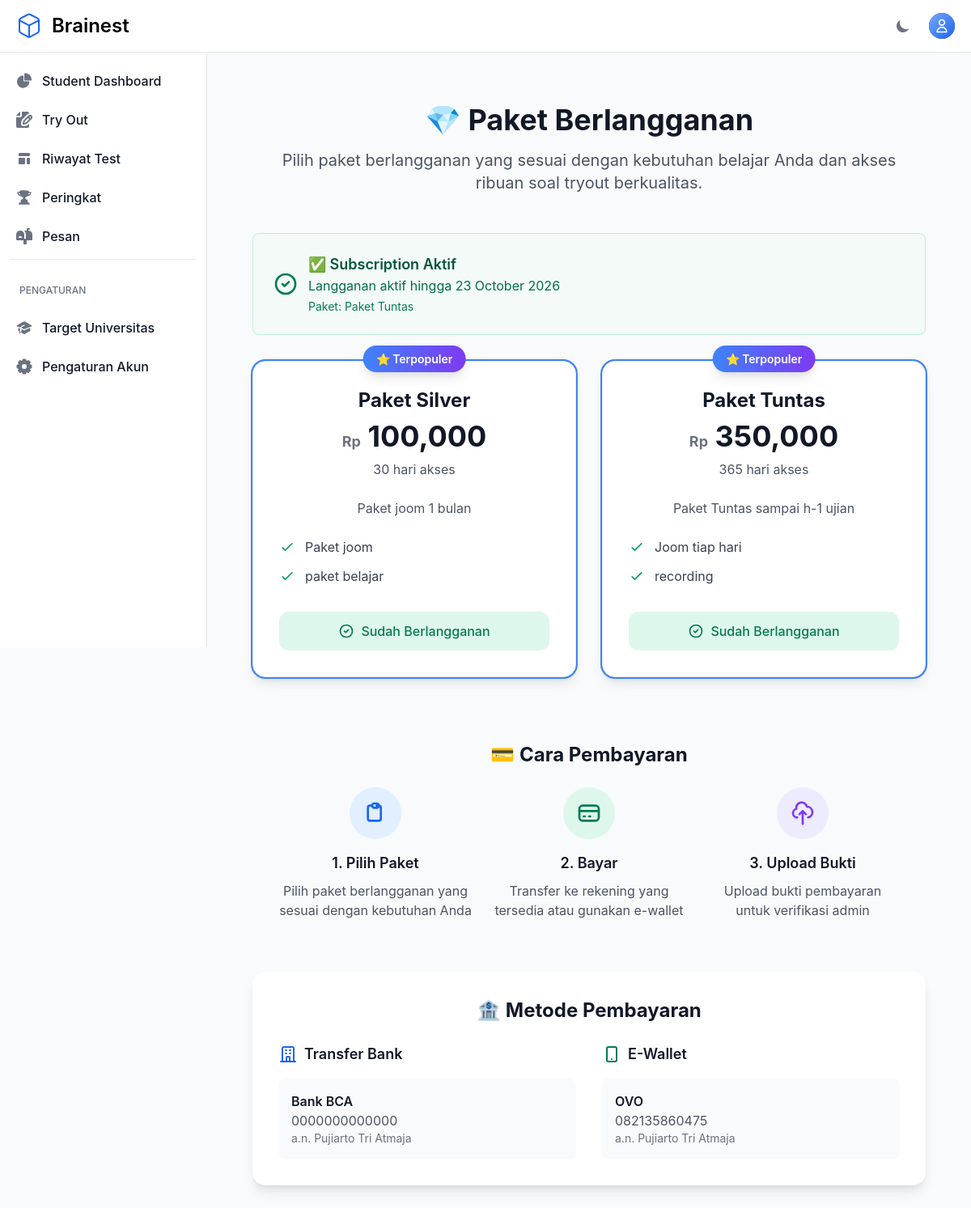
/subscription/packages/ (signed in), run on the app's committed database.
### otosapp/models.py (models this page shows, shortened)
class SubscriptionPackage(models.Model):
    name = models.CharField(max_length=100, verbose_name="Nama Paket")
    description = models.TextField(verbose_name="Deskripsi Paket")
    features = models.TextField(help_text="Fitur-fitur yang tersedia (satu per baris)", verbose_name="Fitur")
    price = models.DecimalField(max_digits=10, decimal_places=2, verbose_name="Harga")
    duration_days = models.IntegerField(verbose_name="Durasi (hari)")
    is_active = models.BooleanField(default=True, verbose_name="Aktif")
    created_at = models.DateTimeField(auto_now_add=True)
    updated_at = models.DateTimeField(auto_now=True)
    access_level = models.CharField(
        max_length=20,
        choices=AccessLevel.choices,
        default=AccessLevel.SILVER,
        help_text="Tentukan tier akses yang diberikan paket ini"
    )
    is_featured = models.BooleanField(default=False, verbose_name="Paket Unggulan")
    class Meta:
        verbose_name = "Paket Berlangganan"
        verbose_name_plural = "Paket Berlangganan"
        ordering = ['price']
    def get_features_list(self):
        return [feature.strip() for feature in self.features.split('\n') if feature.strip()]

class PaymentMethod(models.Model):
    PAYMENT_TYPES = [
        ('bank', 'Transfer Bank'),
        ('ewallet', 'E-Wallet'),
        ('other', 'Lainnya'),
    ]
    name = models.CharField(max_length=100, verbose_name="Nama Metode Pembayaran")
    payment_type = models.CharField(max_length=10, choices=PAYMENT_TYPES, default='bank', verbose_name="Jenis Pembayaran")
    account_number = models.CharField(max_length=50, verbose_name="Nomor Rekening/Akun")
    account_name = models.CharField(max_length=100, verbose_name="Nama Pemilik Rekening")
    is_active = models.BooleanField(default=True, verbose_name="Aktif")
    created_at = models.DateTimeField(auto_now_add=True)
    updated_at = models.DateTimeField(auto_now=True)
    class Meta:
        verbose_name = "Metode Pembayaran"
        verbose_name_plural = "Metode Pembayaran"
        ordering = ['payment_type', 'name']

### otosapp/views.py (the view)
# urls.py: path('subscription/packages/', views.subscription_packages, name='subscription_packages'),
def subscription_packages(request):
    packages = SubscriptionPackage.objects.filter(is_active=True).annotate(
        access_level_order=Case(
            When(access_level=AccessLevel.SILVER, then=0),
            When(access_level=AccessLevel.GOLD, then=1),
            When(access_level=AccessLevel.TUNTAS, then=2),
            When(access_level=AccessLevel.VISITOR, then=3),
            default=4,
            output_field=IntegerField(),
        )
    ).order_by('access_level_order', 'price')
    payment_methods = PaymentMethod.objects.filter(is_active=True).order_by('payment_type', 'name')
    pending_payment = None
    if request.user.is_authenticated:
        pending_payment = PaymentProof.objects.filter(
            user=request.user,
            status='pending'
        ).first()
        user_access_level = request.user.get_access_level() if hasattr(request.user, 'get_access_level') else AccessLevel.VISITOR
    else:
        user_access_level = AccessLevel.VISITOR
    context = {
        'packages': packages,
        'payment_methods': payment_methods,
        'pending_payment': pending_payment,
        'access_level_choices': [
            (value, label) for value, label in AccessLevel.choices if value != AccessLevel.VISITOR
        ],
        'user_access_level': user_access_level,
        'user_access_level_label': _get_access_level_label(user_access_level),
    }
    if request.user.is_authenticated:
        context['subscription_status'] = request.user.get_subscription_status()
    return render(request, 'subscription/packages.html', context)

### otosapp/templates/subscription/packages.html (shortened to what this page needs)
{% extends 'base.html' %}
{% load humanize %}
{% block content %}
<div class="max-w-7xl mx-auto px-4 sm:px-6 lg:px-8 py-8">
    <div class="text-center mb-12">
        <h1 class="text-4xl font-bold text-gray-900 dark:text-white mb-4">
            💎 Paket Berlangganan
        </h1>
        <p class="text-xl text-gray-600 dark:text-gray-400 max-w-3xl mx-auto">
            Pilih paket berlangganan yang sesuai dengan kebutuhan belajar Anda dan akses ribuan soal tryout berkualitas.
        </p>
    </div>
    {% if user.is_authenticated %}
        {% if subscription_status.status == 'active' %}
        <div class="bg-green-50 border border-green-200 rounded-lg p-6 mb-8 dark:bg-green-900/20 dark:border-green-800">
            <div class="flex items-center">
                <div class="flex-shrink-0">
                    <svg class="w-8 h-8 text-green-600 dark:text-green-400" fill="none" stroke="currentColor" viewBox="0 0 24 24">
                        <path stroke-linecap="round" stroke-linejoin="round" stroke-width="2" d="M9 12l2 2 4-4m6 2a9 9 0 11-18 0 9 9 0 0118 0z"/>
                    </svg>
                </div>
                <div class="ml-3">
                    <h3 class="text-lg font-semibold text-green-800 dark:text-green-200">✅ Subscription Aktif</h3>
                    <p class="text-green-700 dark:text-green-300">{{ subscription_status.message }}</p>
                    <p class="text-sm text-green-600 dark:text-green-400 mt-1">Paket: {{ subscription_status.package.name }}</p>
                </div>
            </div>
        </div>
        {% endif %}
    {% endif %}
    <div class="grid grid-cols-1 md:grid-cols-2 lg:grid-cols-{% if packages|length == 4 %}4{% elif packages|length == 3 %}3{% else %}2{% endif %} gap-8 mb-12">
        {% for package in packages %}
        <div class="relative bg-white dark:bg-gray-800 rounded-2xl shadow-lg border border-gray-200 dark:border-gray-700 hover:shadow-xl transition-all duration-300 {% if package.is_featured %}ring-2 ring-blue-500 dark:ring-blue-400{% endif %}">
            {% if package.is_featured %}
            <div class="absolute -top-4 left-1/2 transform -translate-x-1/2">
                <span class="bg-gradient-to-r from-blue-500 to-purple-600 text-white px-4 py-2 rounded-full text-sm font-semibold shadow-lg">
                    ⭐ Terpopuler
                </span>
            </div>
            {% endif %}
            <div class="p-8">
                <div class="text-center mb-6">
                    <h3 class="text-2xl font-bold text-gray-900 dark:text-white mb-2">{{ package.name }}</h3>
                    <div class="text-4xl font-bold text-gray-900 dark:text-white mb-2">
                        <span class="text-lg text-gray-500 dark:text-gray-400">Rp</span>
                        {{ package.price|floatformat:0|intcomma }}
                    </div>
                    <p class="text-gray-600 dark:text-gray-400">{{ package.duration_days }} hari akses</p>
                </div>
                <div class="mb-6">
                    <p class="text-gray-600 dark:text-gray-400 text-center">{{ package.description }}</p>
                </div>
                <div class="mb-8">
                    <ul class="space-y-3">
                        {% for feature in package.get_features_list %}
                        <li class="flex items-center">
                            <svg class="w-5 h-5 text-green-500 mr-3 flex-shrink-0" fill="none" stroke="currentColor" viewBox="0 0 24 24">
                                <path stroke-linecap="round" stroke-linejoin="round" stroke-width="2" d="M5 13l4 4L19 7"/>
                            </svg>
                            <span class="text-gray-700 dark:text-gray-300">{{ feature }}</span>
                        </li>
                        {% endfor %}
                    </ul>
                </div>
                <div class="text-center">
                    {% if user.is_authenticated %}
                        {% if user.is_visitor %}
                            {% if not pending_payment %}
                            <a href="{% url 'upload_payment_proof' package.id %}"
                               class="w-full inline-flex items-center justify-center px-6 py-3 text-base font-medium text-white bg-gradient-to-r {% if package.is_featured %}from-blue-500 to-purple-600 hover:from-blue-600 hover:to-purple-700{% else %}from-gray-600 to-gray-700 hover:from-gray-700 hover:to-gray-800{% endif %} rounded-xl shadow-lg hover:shadow-xl transition-all duration-300 transform hover:scale-105">
                                <svg class="w-5 h-5 mr-2" fill="none" stroke="currentColor" viewBox="0 0 24 24">
                                    <path stroke-linecap="round" stroke-linejoin="round" stroke-width="2" d="M3 10h18M7 15h1m4 0h1m-7 4h12a3 3 0 003-3V8a3 3 0 00-3-3H6a3 3 0 00-3 3v8a3 3 0 003 3z"/>
                                </svg>
                                Bayar Sekarang
                            </a>
                            {% else %}
                            <button disabled class="w-full inline-flex items-center justify-center px-6 py-3 text-base font-medium text-gray-400 bg-gray-200 dark:bg-gray-700 rounded-xl cursor-not-allowed">
                                <svg class="w-5 h-5 mr-2" fill="none" stroke="currentColor" viewBox="0 0 24 24">
                                    <path stroke-linecap="round" stroke-linejoin="round" stroke-width="2" d="M12 8v4l3 3m6-3a9 9 0 11-18 0 9 9 0 0118 0z"/>
                                </svg>
                                Menunggu Verifikasi
                            </button>
                            {% endif %}
                        {% elif user.is_student %}
                            {% if subscription_status.status == 'active' %}
                            <button disabled class="w-full inline-flex items-center justify-center px-6 py-3 text-base font-medium text-green-600 bg-green-100 dark:bg-green-900 dark:text-green-300 rounded-xl cursor-not-allowed">
                                <svg class="w-5 h-5 mr-2" fill="none" stroke="currentColor" viewBox="0 0 24 24">
                                    <path stroke-linecap="round" stroke-linejoin="round" stroke-width="2" d="M9 12l2 2 4-4m6 2a9 9 0 11-18 0 9 9 0 0118 0z"/>
                                </svg>
                                Sudah Berlangganan
                            </button>
                            {% endif %}
                        {% else %}
                            <button disabled class="w-full inline-flex items-center justify-center px-6 py-3 text-base font-medium text-gray-400 bg-gray-200 dark:bg-gray-700 rounded-xl cursor-not-allowed">
                                Hanya untuk Student/Visitor
                            </button>
                        {% endif %}
                    {% endif %}
                </div>
            </div>
        </div>
        {% endfor %}
    </div>
    <div class="bg-gray-50 dark:bg-gray-900 rounded-2xl p-8 mb-8">
        <h3 class="text-2xl font-bold text-gray-900 dark:text-white mb-6 text-center">
            💳 Cara Pembayaran
        </h3>
        <div class="grid grid-cols-1 md:grid-cols-3 gap-6">
            <div class="text-center">
                <div class="w-16 h-16 bg-blue-100 dark:bg-blue-900 rounded-full flex items-center justify-center mx-auto mb-4">
                    <svg class="w-8 h-8 text-blue-600 dark:text-blue-400" fill="none" stroke="currentColor" viewBox="0 0 24 24">
                        <path stroke-linecap="round" stroke-linejoin="round" stroke-width="2" d="M9 5H7a2 2 0 00-2 2v10a2 2 0 002 2h8a2 2 0 002-2V7a2 2 0 00-2-2h-2M9 5a2 2 0 002 2h2a2 2 0 002-2M9 5a2 2 0 012-2h2a2 2 0 012 2"/>
                    </svg>
                </div>
                <h4 class="text-lg font-semibold text-gray-900 dark:text-white mb-2">1. Pilih Paket</h4>
                <p class="text-gray-600 dark:text-gray-400">Pilih paket berlangganan yang sesuai dengan kebutuhan Anda</p>
            </div>
            <div class="text-center">
                <div class="w-16 h-16 bg-green-100 dark:bg-green-900 rounded-full flex items-center justify-center mx-auto mb-4">
                    <svg class="w-8 h-8 text-green-600 dark:text-green-400" fill="none" stroke="currentColor" viewBox="0 0 24 24">
                        <path stroke-linecap="round" stroke-linejoin="round" stroke-width="2" d="M3 10h18M7 15h1m4 0h1m-7 4h12a3 3 0 003-3V8a3 3 0 00-3-3H6a3 3 0 00-3 3v8a3 3 0 003 3z"/>
                    </svg>
                </div>
                <h4 class="text-lg font-semibold text-gray-900 dark:text-white mb-2">2. Bayar</h4>
                <p class="text-gray-600 dark:text-gray-400">Transfer ke rekening yang tersedia atau gunakan e-wallet</p>
            </div>
            <div class="text-center">
                <div class="w-16 h-16 bg-purple-100 dark:bg-purple-900 rounded-full flex items-center justify-center mx-auto mb-4">
                    <svg class="w-8 h-8 text-purple-600 dark:text-purple-400" fill="none" stroke="currentColor" viewBox="0 0 24 24">
                        <path stroke-linecap="round" stroke-linejoin="round" stroke-width="2" d="M7 16a4 4 0 01-.88-7.903A5 5 0 1115.9 6L16 6a5 5 0 011 9.9M15 13l-3-3m0 0l-3 3m3-3v12"/>
                    </svg>
                </div>
                <h4 class="text-lg font-semibold text-gray-900 dark:text-white mb-2">3. Upload Bukti</h4>
                <p class="text-gray-600 dark:text-gray-400">Upload bukti pembayaran untuk verifikasi admin</p>
            </div>
        </div>
    </div>
    <div class="bg-white dark:bg-gray-800 rounded-2xl p-8 shadow-lg">
        <h3 class="text-2xl font-bold text-gray-900 dark:text-white mb-6 text-center">
            🏦 Metode Pembayaran
        </h3>
        {% if payment_methods %}
            {% regroup payment_methods by payment_type as payment_groups %}
            <div class="grid grid-cols-1 md:grid-cols-{{ payment_groups|length }} gap-8">
                {% for group in payment_groups %}
                <div>
                    <h4 class="text-lg font-semibold text-gray-900 dark:text-white mb-4 flex items-center">
                        {% if group.grouper == 'bank' %}
                        <svg class="w-6 h-6 mr-2 text-blue-600" fill="none" stroke="currentColor" viewBox="0 0 24 24">
                            <path stroke-linecap="round" stroke-linejoin="round" stroke-width="2" d="M19 21V5a2 2 0 00-2-2H7a2 2 0 00-2 2v16m14 0h2m-2 0h-5m-9 0H3m2 0h5M9 7h1m-1 4h1m4-4h1m-1 4h1m-5 10v-5a1 1 0 011-1h2a1 1 0 011 1v5m-4 0h4"/>
                        </svg>
                        Transfer Bank
                        {% elif group.grouper == 'ewallet' %}
                        <svg class="w-6 h-6 mr-2 text-green-600" fill="none" stroke="currentColor" viewBox="0 0 24 24">
                            <path stroke-linecap="round" stroke-linejoin="round" stroke-width="2" d="M12 18h.01M8 21h8a2 2 0 002-2V5a2 2 0 00-2-2H8a2 2 0 00-2 2v14a2 2 0 002 2z"/>
                        </svg>
                        E-Wallet
                        {% endif %}
                    </h4>
                    <div class="space-y-3">
                        {% for method in group.list %}
                        <div class="p-4 bg-gray-50 dark:bg-gray-700 rounded-lg">
                            <p class="font-semibold text-gray-900 dark:text-white">{{ method.name }}</p>
                            <p class="text-gray-600 dark:text-gray-400">{{ method.account_number }}</p>
                            <p class="text-sm text-gray-500 dark:text-gray-400">a.n. {{ method.account_name }}</p>
                        </div>
                        {% endfor %}
                    </div>
                </div>
                {% endfor %}
            </div>
        {% endif %}
    </div>
</div>
{% endblock %}

### data on the page
SubscriptionPackage: package.name "Paket Tuntas", is_featured "⭐ Terpopuler", name "Paket Tuntas", price "350,000", duration_days "365", description "Paket Tuntas sampai h-1 ujian", get_features_list "Joom tiap hari" "recording"
SubscriptionPackage: is_featured "⭐ Terpopuler", name "Paket Silver", price "100,000", duration_days "30", description "Paket joom 1 bulan", get_features_list "Paket joom" "paket belajar"
PaymentMethod: payment_type "bank" (drawn), name "Bank BCA", account_number "0000000000000", account_name "Pujiarto Tri Atmaja"
PaymentMethod: payment_type "ewallet" (drawn), name "OVO", account_number "082135860475", account_name "Pujiarto Tri Atmaja"

### other printed values
{{ subscription_status.message }} "Langganan aktif hingga 23 October 2026"
